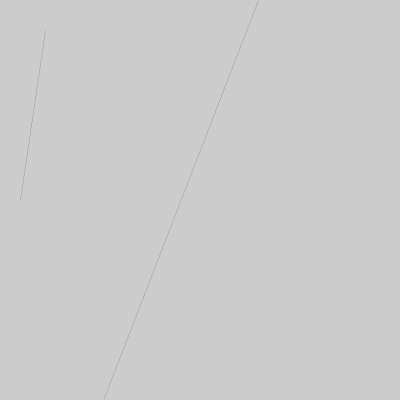
Frame 1 (no input)
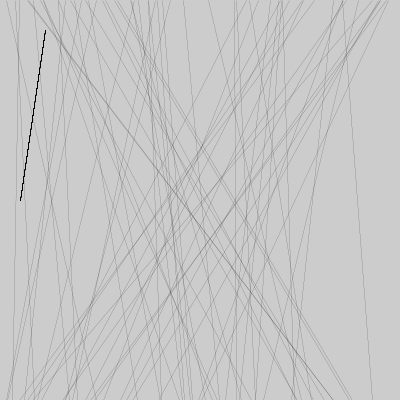
Frame 60 (the mouse pressed at the canvas centre just before this capture)
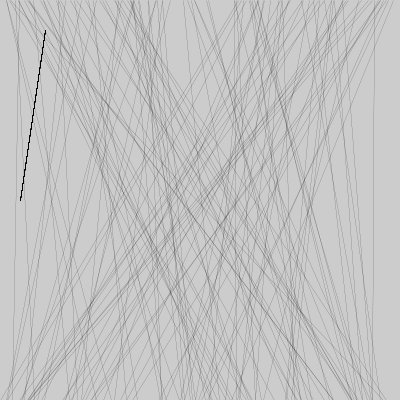
Frame 120 (the mouse held since frame 60 and released just before this capture)

The Processing sketch that drew these frames (run headless with seeded random() and noise(); from frame 60 on, the mouse is pressed at the canvas centre):

// Processing sketch: processing_160109
// ── processing_160109.pde

void setup(){
  size(400,400);
  fill(250);
}


void draw(){
  float x1=random(width);
  float x2= random(width);
  strokeWeight(0); // thicker
  line(20, 200, 45, 30);
  fill(100,270,90);
  
  line(x1, 0, x2, height);
}
